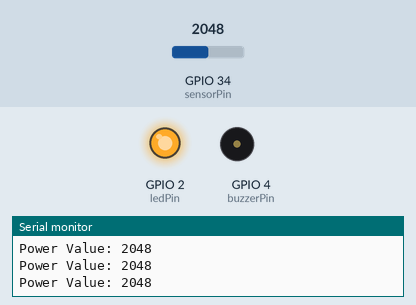
Simulated run of this sketch. Board: ESP32. Parts: output pins drawn as LEDs (lit = HIGH), buzzer (waves = sounding, pin HIGH), the last lines printed to the serial monitor. The inputs (shaded band) are chosen by the test bench; at power-on: GPIO 34 (sensorPin) = 2048.

Above: at 1.3 s.
1.4 s: GPIO 34 (sensorPin) set to 1530
2.9 s: GPIO 34 (sensorPin) set to 1474
At 3.5 s:
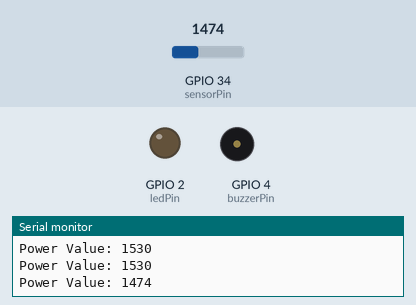
4.5 s: GPIO 34 (sensorPin) set to 3040
At 5.7 s:
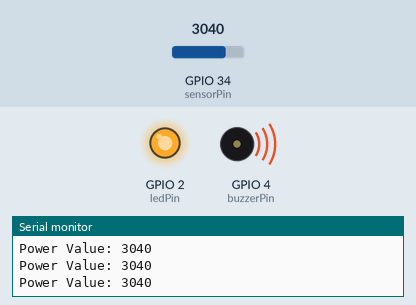
6.0 s: GPIO 34 (sensorPin) set to 2962
At 7.0 s:
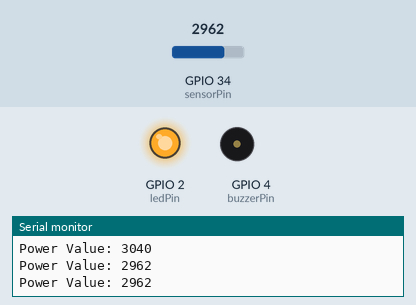
7.5 s: GPIO 34 (sensorPin) set to 3603
At 8.2 s:
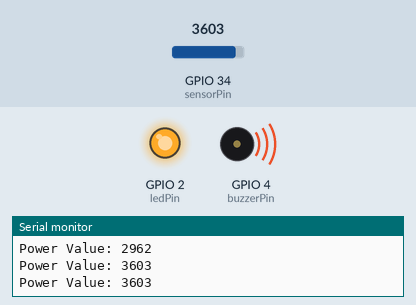
Timing chart, 0 to 10.0 s (numbered marks = the images above; inputs shaded):
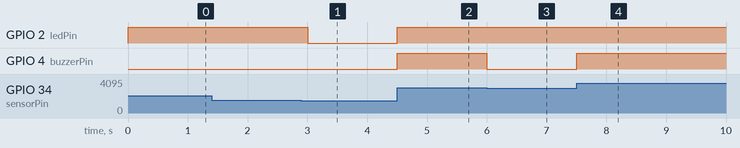

Measured:
- the behaviour switches between 1500 and 1499 on GPIO 34 (sensorPin) (found by bisection; images 0 and 1)
- the behaviour switches between 3000 and 2999 on GPIO 34 (sensorPin) (found by bisection; images 2 and 3)
- after the input at 2.9 s, GPIO 2 (ledPin): HIGH → LOW after 0.10 s
- after the input at 4.5 s, GPIO 2 (ledPin), GPIO 4 (buzzerPin): LOW → HIGH at once
- after the input at 6.0 s, GPIO 4 (buzzerPin): HIGH → LOW at once
- after the input at 7.5 s, GPIO 4 (buzzerPin): LOW → HIGH at once

The sketch:

main.ino
```cpp
const int sensorPin = 34;
const int ledPin = 2;
const int buzzerPin = 4;
int value;

void setup() {
  Serial.begin(115200);
  pinMode(ledPin, OUTPUT);
  pinMode(buzzerPin, OUTPUT);
}

void loop() {

  value = analogRead(sensorPin);
  Serial.print("Power Value: ");
  Serial.println(value);

  if (value < 1500) {
    digitalWrite(ledPin, LOW);
    digitalWrite(buzzerPin, LOW);
  }
  else if (value < 3000) {
    digitalWrite(ledPin, HIGH);
    digitalWrite(buzzerPin, LOW);
  }
  else {
    digitalWrite(ledPin, HIGH);
    digitalWrite(buzzerPin, HIGH);
  }

  delay(500);
}
```
